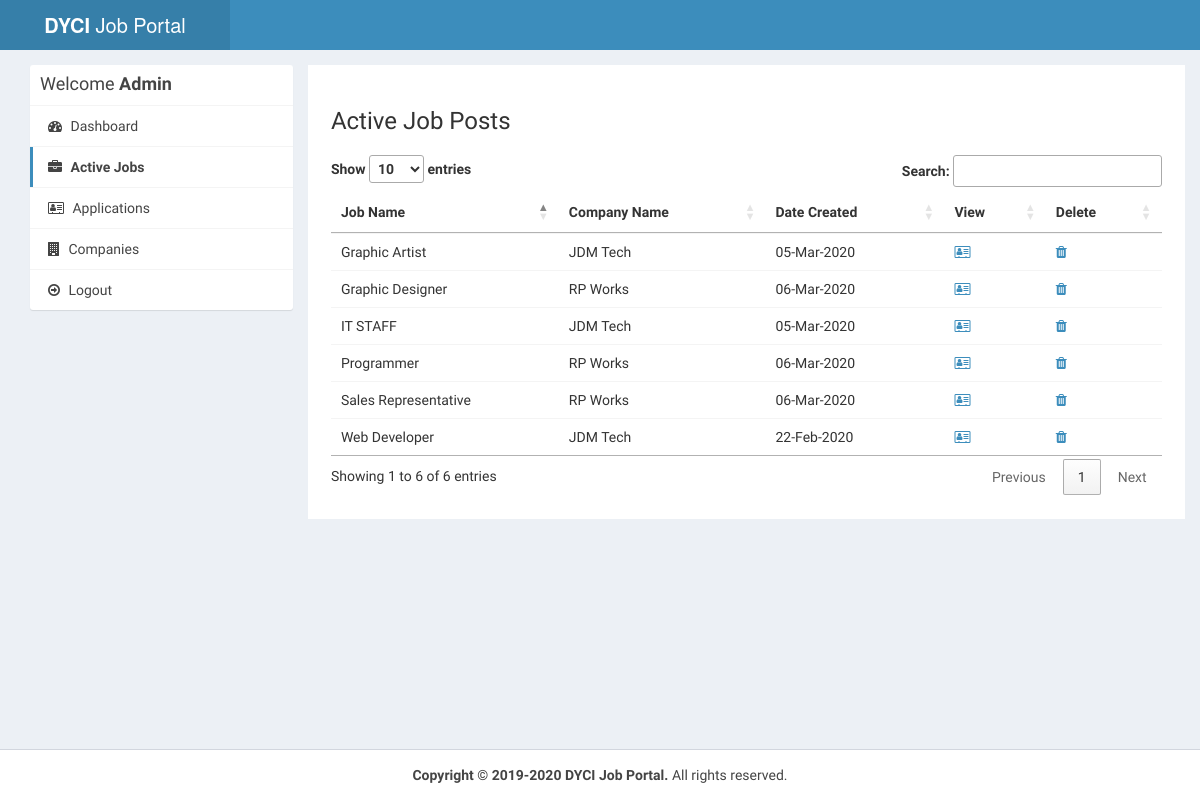
Before: /admin/active-jobs.php (signed in) with the older database file.
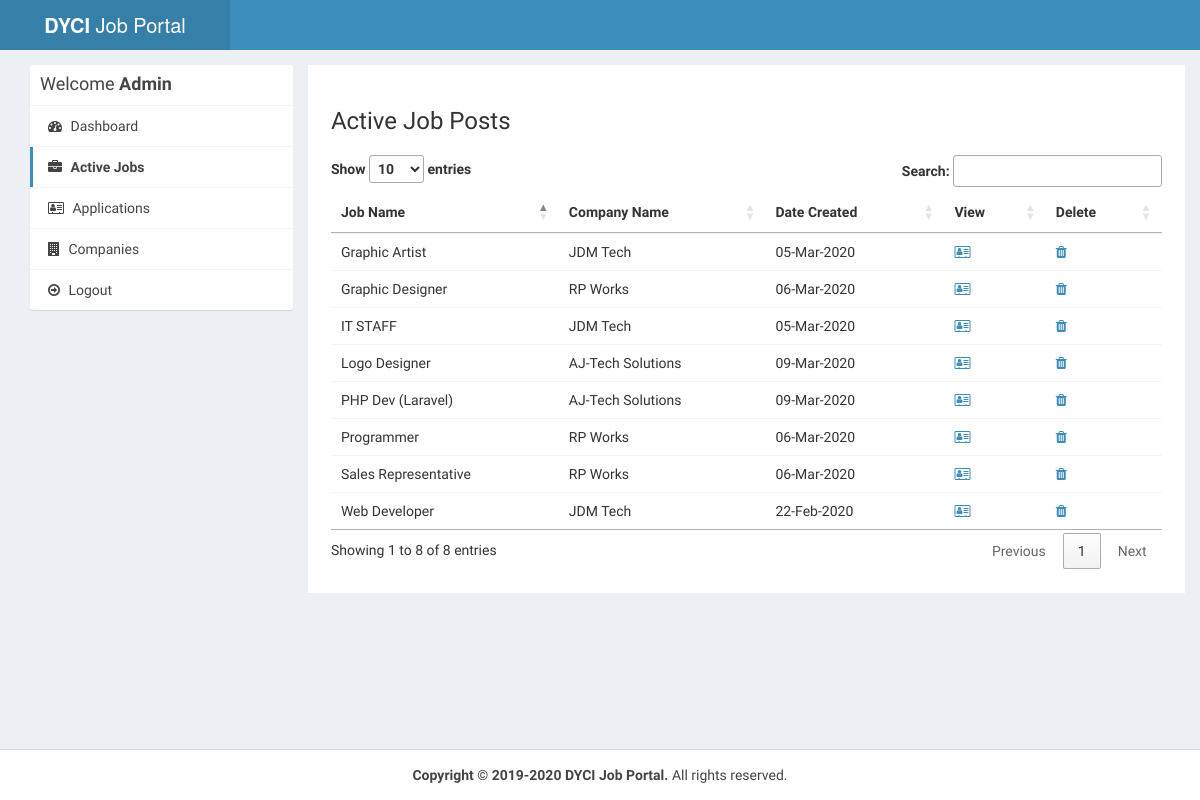
After: the same page with the newer database file.
### tables this page shows
CREATE TABLE `job_post` (
  `id_jobpost` int(11) NOT NULL,
  `id_company` int(11) NOT NULL,
  `jobtitle` varchar(255) NOT NULL,
  `jobtype` varchar(250) NOT NULL,
  `description` text NOT NULL,
  `requirements` text NOT NULL,
  `minimumsalary` varchar(255) NOT NULL,
  `maximumsalary` varchar(255) NOT NULL,
  `experience` varchar(255) NOT NULL,
  `position` int(11) NOT NULL,
  `createdat` timestamp NOT NULL DEFAULT current_timestamp(),
  `applyBy` varchar(250) NOT NULL
);

CREATE TABLE `company` (
  `id_company` int(11) NOT NULL,
  `name` varchar(255) NOT NULL,
  `companyname` varchar(255) NOT NULL,
  `country` varchar(255) NOT NULL,
  `state` varchar(255) NOT NULL,
  `city` varchar(255) NOT NULL,
  `contactno` varchar(255) NOT NULL,
  `website` varchar(255) NOT NULL,
  `email` varchar(255) NOT NULL,
  `password` varchar(255) NOT NULL,
  `aboutme` text DEFAULT NULL,
  `mission` text NOT NULL,
  `vision` text NOT NULL,
  `logo` varchar(255) NOT NULL,
  `createdAt` timestamp NOT NULL DEFAULT current_timestamp(),
  `active` int(11) NOT NULL DEFAULT 2
);

### admin/active-jobs.php (the view, shortened to what this page needs)
<?php
include('include/header.php');
?>
            <div class="col-md-9 bg-white padding-2">
              <h3>Active Job Posts</h3>
              <div class="row margin-top-20">
                <div class="col-md-12">
                  <div class="box-body table-responsive no-padding">
                    <table id="activejobs" class="table table-hover">
                      <thead>
                        <th>Job Name</th>
                        <th>Company Name</th>
                        <th>Date Created</th>
                        <th>View</th>
                        <th>Delete</th>
                      </thead>
                      <tbody>
                        <?php
                        $sql = "SELECT job_post.*, company.companyname FROM job_post INNER JOIN company ON job_post.id_company=company.id_company";
                        $result = $conn->query($sql);
                        if ($result->num_rows > 0) {
                          while ($row = $result->fetch_assoc()) {
                        ?>
                            <tr>
                              <td><?php echo $row['jobtitle']; ?></td>
                              <td><?php echo $row['companyname']; ?></td>
                              <td><?php echo date("d-M-Y", strtotime($row['createdat'])); ?></td>
                              <td><a href="view-job-post.php?id=<?php echo $row['id_jobpost']; ?>"><i class="fa fa-address-card-o"></i></a></td>
                              <td><a href="delete-job-post.php?id=<?php echo $row['id_jobpost']; ?>" class="confirmation"><i class="fa fa-trash"></i></a></td>
                            </tr>
                        <?php
                          }
                        }
                        ?>
                      </tbody>
                    </table>
                  </div>
                </div>
              </div>
            </div>
          </div>
        </div>
      </section>
    </div>
    <?php
    include('include/footer.php');
    ?>

Changed rows visible on the page:
added job_post: jobtitle "PHP Dev (Laravel)", id_company.companyname "AJ-Tech Solutions", createdat "09-Mar-2020"
added job_post: jobtitle "Logo Designer", id_company.companyname "AJ-Tech Solutions", createdat "09-Mar-2020"
Other visible differences:
text written by a page script: "Show entries Search: Showing 1 to 6 of 6 entries Previous 1 Next" → "Show entries Search: Showing 1 to 8 of 8 entries Previous 1 Next"
